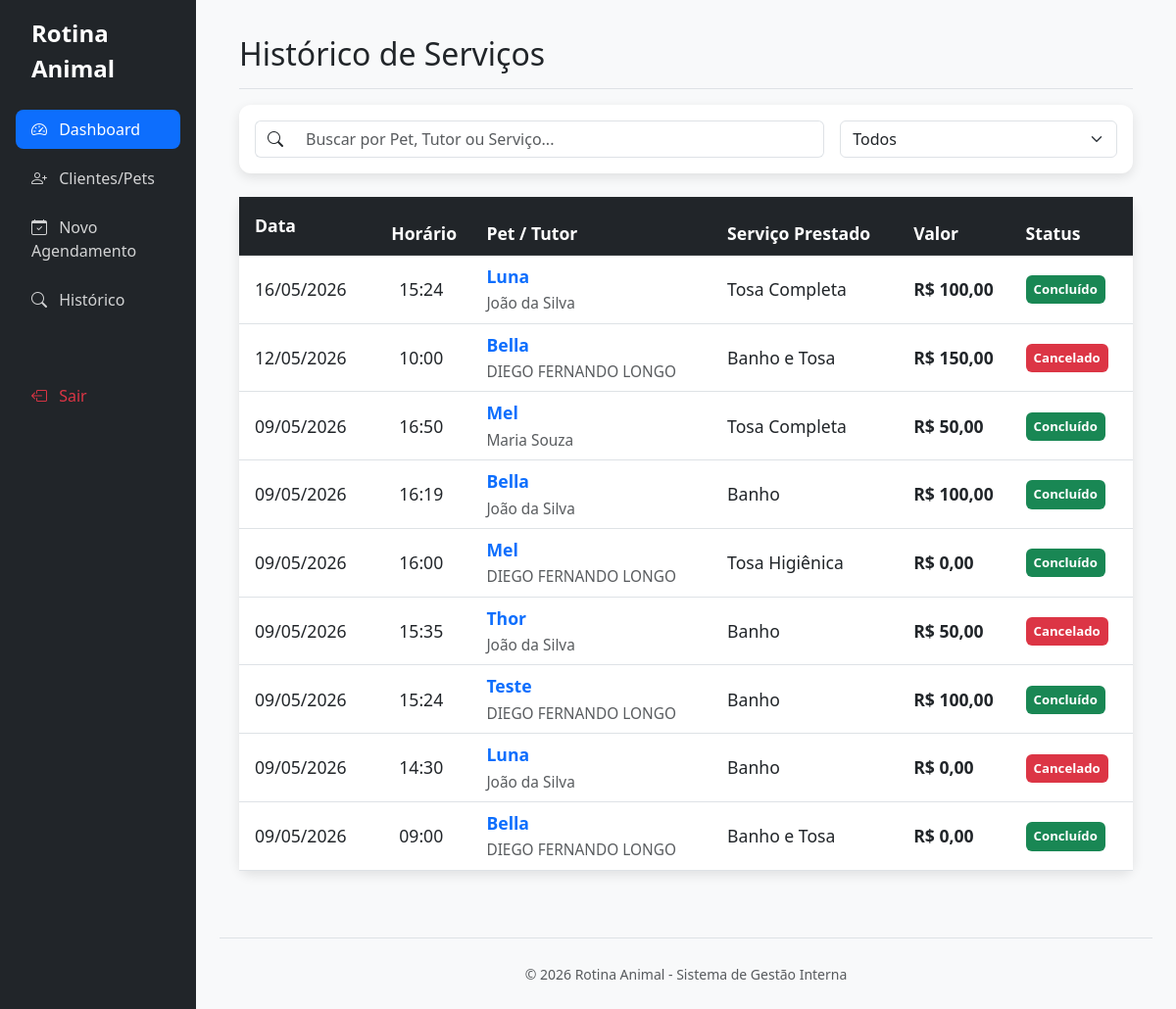
Before: /historico/ with the older database file.
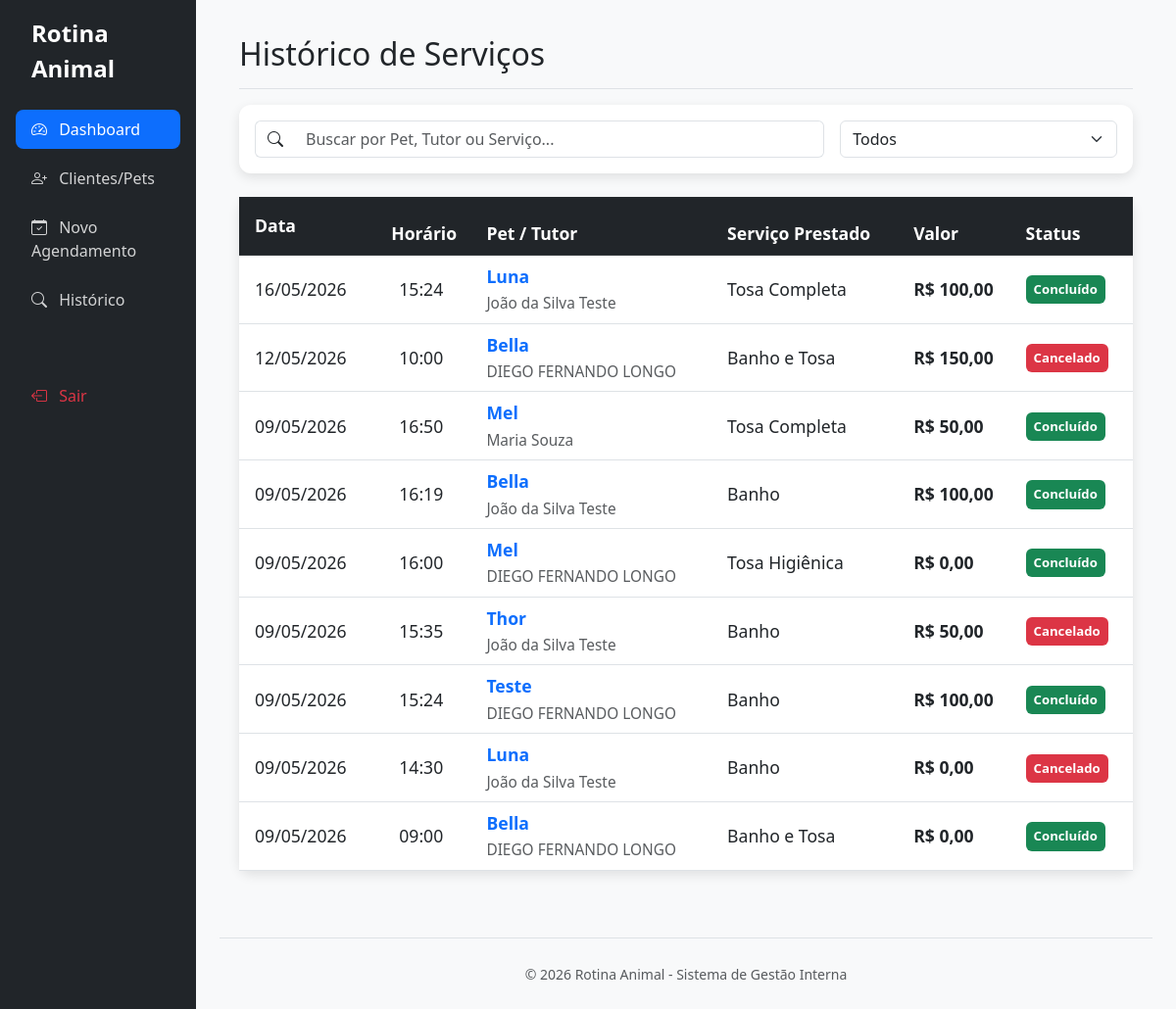
After: the same page with the newer database file.
### core/models.py (models this page shows, shortened)
class Agendamento(models.Model):
    STATUS_CHOICES = [
        ('pendente', 'Pendente'),
        ('em_andamento', 'Em Andamento'),
        ('concluido', 'Concluído'),
        ('cancelado', 'Cancelado'),
    ]
    cliente = models.ForeignKey(Cliente, on_delete=models.CASCADE)
    pet = models.ForeignKey(Pet, on_delete=models.CASCADE)
    data = models.DateField()
    hora_inicio = models.TimeField()
    tipo_servico = models.CharField(max_length=100)
    valor = models.DecimalField(max_digits=10, decimal_places=2, null=True, blank=True)
    status = models.CharField(max_length=20, choices=STATUS_CHOICES, default='pendente')
    pago = models.BooleanField(default=False)
    observacoes = models.TextField(null=True, blank=True)
    @property
    def status_class(self):
        return {'pendente': 'secondary', 'em_andamento': 'warning', 'concluido': 'success', 'cancelado': 'danger'}.get(self.status)
    class Meta:
        ordering = ['data', 'hora_inicio']

class Cliente(models.Model):
    nome_cliente = models.CharField(max_length=100)
    telefone = models.CharField(max_length=20)
    cpf = models.CharField(max_length=11, unique=True, null=True, blank=True)
    rua = models.CharField(max_length=100, null=True, blank=True)
    numero = models.CharField(max_length=10, null=True, blank=True)
    bairro = models.CharField(max_length=100, null=True, blank=True)
    criado_em = models.DateTimeField(auto_now_add=True)

class Pet(models.Model):
    PORTE_CHOICES = [('pequeno', 'Pequeno'), ('medio', 'Médio'), ('grande', 'Grande')]
    cliente = models.ForeignKey(Cliente, on_delete=models.CASCADE, related_name='pets')
    nome_pet = models.CharField(max_length=100)
    raca_pet = models.CharField(max_length=100)
    porte_pet = models.CharField(max_length=20, choices=PORTE_CHOICES)
    idade_pet = models.CharField(max_length=20, null=True, blank=True)

### core/views.py (the view)
# urls.py: path('historico/', views.historico_view, name='historico'),
def historico_view(request):
    status = request.GET.get('status', 'todos')
    query = request.GET.get('q', '').strip()
    historico_query = Agendamento.objects.filter(
        Q(status='cancelado') | Q(status='concluido', pago=True)
    )
    if status in ['concluido', 'cancelado']:
        historico_query = historico_query.filter(status=status)
    if query:
        historico_query = historico_query.filter(
            Q(pet__nome_pet__icontains=query) |
            Q(cliente__nome_cliente__icontains=query) |
            Q(tipo_servico__icontains=query)
        )
    historico = historico_query.order_by('-data', '-hora_inicio')
    return render(request, 'historico.html', {
        'historico': historico,
        'selected_status': status,
        'query': query,
    })

### templates/historico.html (shortened to what this page needs)
{% extends 'base.html' %}
{% block content %}
<div class="pt-3 pb-2 mb-3 border-bottom">
    <h1 class="h2">Histórico de Serviços</h1>
</div>
<div class="card card-tv mb-4">
    <div class="card-body">
        <form method="get">
            <div class="row g-3">
                <div class="col-md-8">
                    <div class="input-group">
                        <span class="input-group-text bg-white border-end-0"><i class="bi bi-search"></i></span>
                        <input type="text" name="q" class="form-control border-start-0" placeholder="Buscar por Pet, Tutor ou Serviço..." value="{{ query }}">
                    </div>
                </div>
                <div class="col-md-4">
                    <select class="form-select" name="status" onchange="this.form.submit()">
                        <option value="todos" {% if selected_status == 'todos' %}selected{% endif %}>Todos</option>
                    </select>
                </div>
            </div>
        </form>
    </div>
</div>
<div class="card card-tv">
    <div class="card-body p-0">
        <div class="table-responsive">
            <table class="table table-hover align-middle mb-0" style="font-size: 1.1rem;">
                <thead class="table-dark">
                    <tr>
                        <th class="p-3">Data</th>
                        <th>Horário</th>
                        <th>Pet / Tutor</th>
                        <th>Serviço Prestado</th>
                        <th>Valor</th>
                        <th>Status</th>
                    </tr>
                </thead>
                <tbody>
                    {% for item in historico %}
                    <tr>
                        <td class="p-3">{{ item.data_realizacao|default:item.data|date:"d/m/Y" }}</td>
                        <td class="p-3">{{ item.hora_realizacao|default:item.hora_inicio|time:"H:i" }}</td>
                        <td>
                            <span class="fw-bold text-primary">{{ item.pet.nome_pet }}</span><br>
                            <small class="text-muted">{{ item.cliente.nome_cliente }}</small>
                        </td>
                        <td>{{ item.tipo_servico }}</td>
                        <td class="fw-bold">R$ {{ item.valor|default:"0.00"|floatformat:2 }}</td>
                        <td>
                            <span class="badge bg-{{ item.status_class }} p-2">
                                {{ item.get_status_display }}
                            </span>
                        </td>
                    </tr>
                    {% endfor %}
                </tbody>
            </table>
        </div>
    </div>
</div>
{% endblock %}

Changed rows visible on the page:
changed through a linked row, Agendamento (number 1 of 9 on the later page): cliente.nome_cliente "João da Silva" → "João da Silva Teste"
changed through a linked row, Agendamento (number 4 of 9 on the later page): cliente.nome_cliente "João da Silva" → "João da Silva Teste"
changed through a linked row, Agendamento "Thor": cliente.nome_cliente "João da Silva" → "João da Silva Teste"
changed through a linked row, Agendamento (number 8 of 9 on the later page): cliente.nome_cliente "João da Silva" → "João da Silva Teste"
